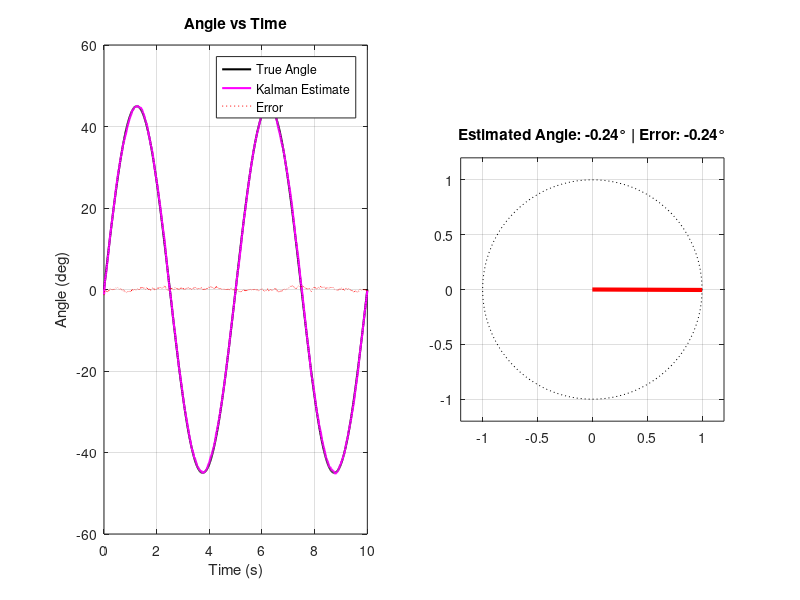

Source code (MATLAB):

% Full GUI for Sensor Fusion with Kalman Filter and Pointer Animation
clear; clc; close all;

%% Parameters
fs = 100;
T = 10;
t = 0:1/fs:T;

% Ground truth angle
true_angle = 45 * sin(2 * pi * 0.2 * t);

% Simulate gyro
gyro_bias = 0.2;
gyro_noise = 0.5 * randn(size(t));
gyro_rate = [0, diff(true_angle)*fs];
gyro_reading = gyro_rate + gyro_bias + gyro_noise;

% Simulate accelerometer
accel_noise = 2 * randn(size(t));
accel_reading = true_angle + accel_noise;

% Kalman Filter Initialization
x = [accel_reading(1); 0];
P = eye(2);
Q = [0.01 0; 0 0.003];
R = 4;
A = [1 -1/fs; 0 1];
B = [1/fs; 0];
H = [1 0];
fused_kalman = zeros(size(t));
fused_kalman(1) = x(1);

% Run Kalman Filter
for i = 2:length(t)
    x = A * x + B * gyro_reading(i);
    P = A * P * A' + Q;
    K = P * H' / (H * P * H' + R);
    x = x + K * (accel_reading(i) - H * x);
    P = (eye(2) - K * H) * P;
    fused_kalman(i) = x(1);
end

%% GUI Setup
figure('Name', 'Sensor Fusion GUI', 'NumberTitle', 'off', 'Position', [100 100 1000 500]);

% Subplot 1: Signals
subplot(1,2,1);
h_true = plot(t, true_angle, 'k', 'LineWidth', 1.5); hold on;
h_kalman = plot(t, fused_kalman, 'm', 'LineWidth', 1.5);
h_error = plot(t, fused_kalman - true_angle, 'r:');
legend('True Angle', 'Kalman Estimate', 'Error');
xlabel('Time (s)');
ylabel('Angle (deg)');
title('Angle vs Time');
grid on;

% Subplot 2: Pointer
subplot(1,2,2);
theta_disk = linspace(0, 2*pi, 100);
plot(cos(theta_disk), sin(theta_disk), 'k:'); hold on;
h_pointer = plot([0 cosd(fused_kalman(1))], [0 sind(fused_kalman(1))], 'r', 'LineWidth', 3);
axis equal;
axis([-1.2 1.2 -1.2 1.2]);
title_text = title(sprintf('Estimated Angle: %.2f°', fused_kalman(1)));
grid on;

% Animate pointer and update title
for k = 1:5:length(t)
    angle_deg = fused_kalman(k);
    set(h_pointer, 'XData', [0 cosd(angle_deg)], 'YData', [0 sind(angle_deg)]);
    set(title_text, 'String', sprintf('Estimated Angle: %.2f° | Error: %.2f°', angle_deg, angle_deg - true_angle(k)));
    drawnow;
end
